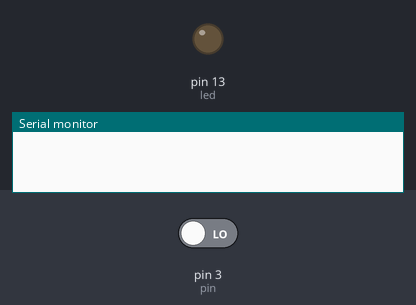
Simulated run of this sketch. Board: Arduino Uno, built with avr-gcc and run on an emulated ATmega328P. Parts: output pins drawn as LEDs (lit = HIGH), the last lines printed to the serial monitor. Inputs (shaded band) come from the test bench; at power-on: pin 3 (pin) LOW.

Above: at 3.2 s.
3.3 s: pin 3 (pin) driven HIGH
At 3.7 s:
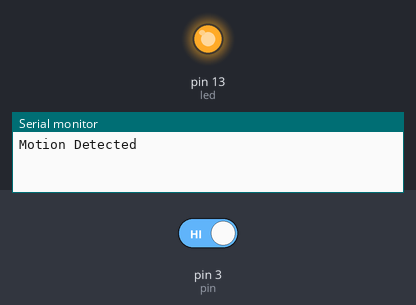
4.8 s: pin 3 (pin) driven LOW
At 6.0 s:
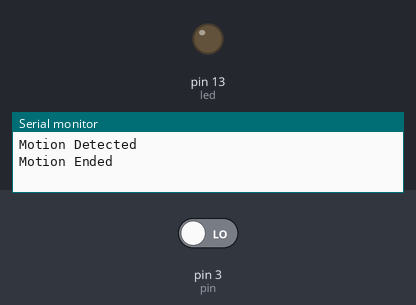
Timing chart, 0 to 7.8 s (numbered marks = the images above; inputs shaded):
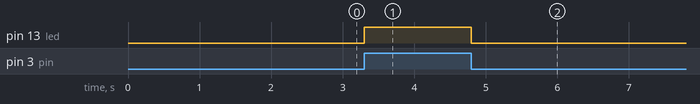

Measured:
- after the input at 3.3 s, pin 13 (led): LOW → HIGH at once
- after the input at 4.8 s, pin 13 (led): HIGH → LOW at once

The sketch:

Arduino.ino
```cpp
int led = 13;
int pin = 3;

int value = 0;
int pirState = LOW;
#include <SoftwareSerial.h>
SoftwareSerial espSerial (7,6); //GPIO Pin 7 RX and Pin 6 TX
void setup(){
  pinMode(led, OUTPUT);
  pinMode(pin, INPUT);
  Serial.begin(115200);
  espSerial.begin(115200);
  delay(2000);
}

void loop(){
  value = digitalRead(pin);
  if(value == HIGH){
    digitalWrite(led, HIGH);

    if(pirState == LOW){
      Serial.println("Motion Detected");
      pirState = HIGH;
      int sd = 1;
      espSerial.write(sd);
    }
  }else{
    digitalWrite(led, LOW);
    if(pirState == HIGH){
      Serial.println("Motion Ended");
      pirState = LOW;
      int sd = 0;
      espSerial.write(sd);
        }
    }
  }
```
